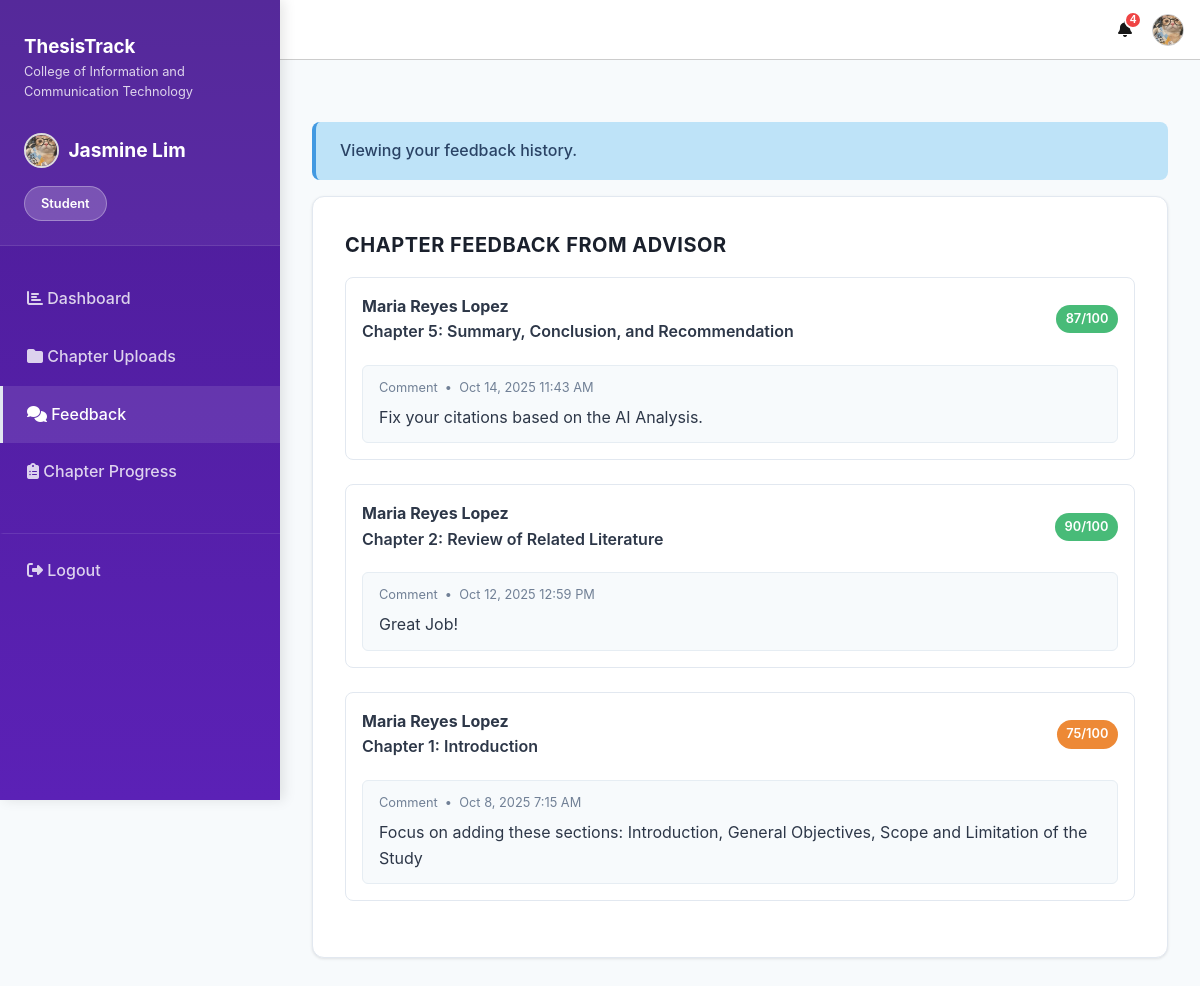
The app's page /Student/student_feedback.php (signed in) with its own data.
### tables this page shows
CREATE TABLE `students` (
  `id` int(11) NOT NULL,
  `first_name` varchar(100) DEFAULT NULL,
  `middle_name` varchar(100) DEFAULT NULL,
  `last_name` varchar(100) DEFAULT NULL,
  `email` varchar(255) DEFAULT NULL,
  `password` varchar(255) DEFAULT NULL,
  `student_id` varchar(50) DEFAULT NULL,
  `year_level` int(11) DEFAULT NULL,
  `section` varchar(50) DEFAULT NULL,
  `course` varchar(50) DEFAULT NULL,
  `status` enum('active','inactive') DEFAULT NULL,
  `profile_picture` varchar(255) DEFAULT NULL,
  `created_at` timestamp NOT NULL DEFAULT current_timestamp(),
  `last_login` timestamp NULL DEFAULT NULL,
  `advisor_id` int(11) DEFAULT NULL,
  `requires_password_change` tinyint(1) DEFAULT 1,
  `updated_at` timestamp NOT NULL DEFAULT current_timestamp() ON UPDATE current_timestamp()
);

CREATE TABLE `chapters` (
  `id` int(11) NOT NULL,
  `group_id` int(11) DEFAULT NULL,
  `chapter_number` int(11) DEFAULT NULL,
  `chapter_name` varchar(255) DEFAULT NULL,
  `filename` varchar(255) DEFAULT NULL,
  `original_filename` varchar(255) DEFAULT NULL,
  `file_size` int(11) DEFAULT NULL,
  `file_type` varchar(50) DEFAULT NULL,
  `file_path` varchar(500) DEFAULT NULL,
  `status` enum('pending','under_review','approved','needs_revision','uploaded') DEFAULT 'pending',
  `version` int(11) DEFAULT 1,
  `is_current` tinyint(1) DEFAULT 1,
  `replaced_by` int(11) DEFAULT NULL,
  `created_at` timestamp NOT NULL DEFAULT current_timestamp(),
  `upload_date` timestamp NOT NULL DEFAULT current_timestamp(),
  `last_reviewed_date` timestamp NULL DEFAULT NULL,
  `review_date` timestamp NULL DEFAULT NULL,
  `reviewer_id` int(11) DEFAULT NULL,
  `reviewer_type` enum('advisor','coordinator') DEFAULT NULL,
  `updated_at` timestamp NOT NULL DEFAULT current_timestamp() ON UPDATE current_timestamp(),
  `relevance_score` int(11) DEFAULT NULL,
  `relevance_feedback` text DEFAULT NULL,
  `relevance_report` longtext DEFAULT NULL,
  `grammar_score` int(11) DEFAULT NULL,
  `grammar_feedback` text DEFAULT NULL,
  `grammar_report` longtext DEFAULT NULL,
  `ai_score` int(11) DEFAULT NULL,
  `ai_feedback` text DEFAULT NULL,
  `ai_report` longtext DEFAULT NULL,
  `completeness_score` int(11) DEFAULT NULL,
  `completeness_feedback` text DEFAULT NULL,
  `completeness_report` longtext DEFAULT NULL,
  `spelling_score` int(11) DEFAULT NULL,
  `spelling_feedback` text DEFAULT NULL,
  `spelling_report` longtext DEFAULT NULL,
  `citation_score` int(11) DEFAULT NULL,
  `citation_feedback` text DEFAULT NULL,
  `citation_report` longtext DEFAULT NULL,
  `formatting_score` int(11) DEFAULT NULL,
  `formatting_feedback` text DEFAULT NULL,
  `formatting_report` longtext DEFAULT NULL,
  `review_score` int(11) DEFAULT NULL,
  `advisor_feedback` text DEFAULT NULL
);

CREATE TABLE `advisors` (
  `id` int(11) NOT NULL,
  `first_name` varchar(100) DEFAULT NULL,
  `middle_name` varchar(100) DEFAULT NULL,
  `last_name` varchar(100) DEFAULT NULL,
  `email` varchar(255) DEFAULT NULL,
  `password` varchar(255) DEFAULT NULL,
  `employee_id` varchar(50) DEFAULT NULL,
  `status` enum('active','inactive') DEFAULT NULL,
  `profile_picture` varchar(255) DEFAULT NULL,
  `created_at` timestamp NOT NULL DEFAULT current_timestamp(),
  `last_login` timestamp NULL DEFAULT NULL,
  `requires_password_change` tinyint(1) DEFAULT NULL,
  `year_handled` int(11) DEFAULT NULL,
  `sections_handled` varchar(255) DEFAULT NULL,
  `department` varchar(100) DEFAULT NULL,
  `specialization` varchar(255) DEFAULT NULL,
  `updated_at` timestamp NOT NULL DEFAULT current_timestamp() ON UPDATE current_timestamp()
);

CREATE TABLE `chapter_comments` (
  `id` int(11) NOT NULL,
  `chapter_id` int(11) DEFAULT NULL,
  `commenter_id` int(11) DEFAULT NULL,
  `commenter_type` enum('advisor','coordinator','student') DEFAULT NULL,
  `comment` text DEFAULT NULL,
  `is_resolved` tinyint(1) DEFAULT 0,
  `created_at` timestamp NOT NULL DEFAULT current_timestamp(),
  `updated_at` timestamp NOT NULL DEFAULT current_timestamp() ON UPDATE current_timestamp()
);

### Student/student_feedback.php (the view, shortened to what this page needs)
<?php
require_once __DIR__ . '/../db/db.php';
$user_id = $_SESSION['user_id'];
$user_name = $_SESSION['name'] ?? '';
$profile_picture = '../images/default-user.png';
try {
    $stmt = $pdo->prepare("SELECT profile_picture FROM students WHERE id = ?");
    $stmt->execute([$user_id]);
    $student = $stmt->fetch();
    if (!empty($student['profile_picture'])) {
        $relative_path = $student['profile_picture'];
        $absolute_path = dirname(__DIR__) . '/' . $relative_path;
        if (file_exists($absolute_path) && is_readable($absolute_path)) {
            $profile_picture = '../' . $relative_path;
        }
    }
} catch (PDOException $e) {
    error_log("Database error fetching profile picture: " . $e->getMessage());
}
$userGroup = null;
if (isset($pdo)) {
    $groupQuery = $pdo->prepare("
        SELECT g.*,
               CONCAT(a.first_name, ' ', a.middle_name, ' ', a.last_name) AS advisor_name
        FROM groups g
        JOIN group_members gm ON g.id = gm.group_id
        LEFT JOIN advisors a ON g.advisor_id = a.id
        WHERE gm.student_id = ?
    ");
    $groupQuery->execute([$user_id]);
    $userGroup = $groupQuery->fetch(PDO::FETCH_ASSOC);
}
$chapters = [];
if ($userGroup && isset($pdo)) {
    $chaptersQuery = $pdo->prepare(
        "SELECT c.*,
                cc.comment AS advisor_comment,
                cc.created_at AS advisor_comment_date,
                cc.commenter_id AS advisor_id_from_comment,
                c.review_score AS review_score,
                c.advisor_feedback AS advisor_feedback_text,
                a.first_name AS advisor_first_name,
                a.middle_name AS advisor_middle_name,
                a.last_name AS advisor_last_name
         FROM chapters c
         LEFT JOIN chapter_comments cc ON cc.chapter_id = c.id AND cc.commenter_type = 'advisor'
         LEFT JOIN groups g ON g.id = c.group_id
         LEFT JOIN advisors a ON g.advisor_id = a.id
         WHERE c.group_id = ?
         ORDER BY c.chapter_number, cc.created_at DESC"
    );
    $chaptersQuery->execute([$userGroup['id']]);
    $chapters = $chaptersQuery->fetchAll(PDO::FETCH_ASSOC);
}
$chapterNames = [
    1 => 'Introduction',
    2 => 'Review of Related Literature',
    3 => 'Methodology',
    4 => 'Results and Discussion',
    5 => 'Summary, Conclusion, and Recommendation'
];
$unread_notifications_count = 0;
try {
    $unreadQuery = $pdo->prepare("
        SELECT COUNT(*) as unread_count
        FROM notifications
        WHERE user_id = ? AND is_read = 0
    ");
    $unreadQuery->execute([$user_id]);
    $unread_result = $unreadQuery->fetch(PDO::FETCH_ASSOC);
    $unread_notifications_count = $unread_result['unread_count'] ?? 0;
} catch (PDOException $e) {
    error_log("Database error fetching notifications: " . $e->getMessage());
}
?>
<!DOCTYPE html>
<html lang="en">
<head>
    <link rel="stylesheet" href="../CSS/student_feedback.css">
</head>
<body>
    <div class="app-container">
        <aside class="sidebar">
            <div class="sidebar-header">
                <h3>ThesisTrack</h3>
                <div class="college-info">College of Information and Communication Technology</div>
                <div class="sidebar-user"><img src="<?php echo htmlspecialchars($profile_picture); ?>"
         class="sidebar-avatar"
         alt="Profile Picture"
         id="sidebarProfileImage" />
                <div class="sidebar-username"><?php echo htmlspecialchars($user_name); ?></div></div>
                <span class="role-badge">Student</span>
            </div>
           <nav class="sidebar-nav">
            <a href="student_dashboard.php" class="nav-item" data-tab="dashboard">
                <i class="fas fa-chart-bar"></i> Dashboard
            </a>
            <a href="student_chap-upload.php" class="nav-item" data-tab="upload">
                <i class="fas fa-folder"></i> Chapter Uploads
            </a>
            <a href="student_feedback.php" class="nav-item active" data-tab="feedback">
                <i class="fas fa-comments"></i> Feedback
            </a>
            <a href="student_kanban-progress.php" class="nav-item" data-tab="kanban">
                <i class="fas fa-clipboard-list"></i> Chapter Progress
            </a>
           <a href="#" id="logoutBtn" class="nav-item logout">
                <i class="fas fa-sign-out-alt"></i> Logout
           </a>
        </nav>
        </aside>
    <div class="content-wrapper">
         <header class="blank-header">
                <div class="topbar-right">
                    <div class="notification-dropdown">
                        <button class="topbar-icon" title="Notifications" id="notificationBtn">
                            <i class="fas fa-bell"></i>
                            <?php if ($unread_notifications_count > 0): ?>
                                <span class="notification-badge" id="notificationBadge">
                                    <?php echo $unread_notifications_count > 9 ? '9+' : $unread_notifications_count; ?>
                                </span>
                            <?php endif; ?>
                        </button>
                    </div>
                <div class="user-info dropdown">
                <img src="<?php echo htmlspecialchars($profile_picture); ?>"
     alt="User Avatar"
     class="user-avatar"
     id="userAvatar"
     tabindex="0" />
      </div>
    </div>
        </header>
        <main class="main-content">
            <div id="feedback" class="tab-content">
                <div class="card">
                   <h3 style="color: #1a202c; font-weight: 700; text-transform: uppercase; letter-spacing: 0.5px;">
                        Chapter Feedback from Advisor
                   </h3>
                    <?php if (!empty($chapters)): ?>
                        <?php
                        $feedbackChapters = array_filter($chapters, function($c) {
                            return !empty($c['advisor_comment']) || !empty($c['advisor_feedback_text']) || !empty($c['advisor_feedback']);
                        });
                        usort($feedbackChapters, function($a, $b) {
                            $aDate = isset($a['advisor_comment_date']) && !empty($a['advisor_comment_date']) ? $a['advisor_comment_date'] : (isset($a['updated_at']) && !empty($a['updated_at']) ? $a['updated_at'] : $a['created_at']);
                            $bDate = isset($b['advisor_comment_date']) && !empty($b['advisor_comment_date']) ? $b['advisor_comment_date'] : (isset($b['updated_at']) && !empty($b['updated_at']) ? $b['updated_at'] : $b['created_at']);
                            return strtotime($bDate) - strtotime($aDate);
                        });
                        ?>
                        <?php if (!empty($feedbackChapters)): ?>
                            <?php
                                $grouped = [];
                                foreach ($feedbackChapters as $item) {
                                    $num = $item['chapter_number'] ?? 0;
                                    if (!isset($grouped[$num])) $grouped[$num] = [];
                                    $grouped[$num][] = $item;
                                }
                            ?>
                            <?php foreach ($grouped as $chapterNum => $items): ?>
                                <?php
                                    $latest = $items[0];
                                    $advisorName = trim((($latest['advisor_first_name'] ?? '') . ' ' . ($latest['advisor_middle_name'] ?? '') . ' ' . ($latest['advisor_last_name'] ?? '')));
                                    $displayScore = $latest['review_score'] ?? $latest['score'] ?? null;
                                ?>
                                <div class="feedback-item">
                                    <div class="feedback-header">
                                        <div>
                                            <strong><?php echo htmlspecialchars($advisorName); ?></strong>
                                            <div class="feedback-chapter">Chapter <?php echo htmlspecialchars($chapterNum); ?>: <?php echo htmlspecialchars($chapterNames[$chapterNum] ?? 'N/A'); ?></div>
                                        </div>
                                        <div style="text-align:right;">
                                            <?php if (!is_null($displayScore) && $displayScore !== ''): ?>
                                                <div style="background: <?php echo ($displayScore < 80 && $displayScore >= 60) ? '#ed8936' : (($displayScore < 60) ? '#f56565' : '#48bb78'); ?>; color: white; padding: 0.25rem 0.6rem; border-radius: 15px; font-size: 0.8rem; font-weight: 600; margin-bottom: 0.5rem;">
                                                    <?php echo htmlspecialchars($displayScore); ?>/100
                                                </div>
                                            <?php endif; ?>
                                        </div>
                                    </div>
                                    <div class="comment-history">
                                        <?php foreach ($items as $it): ?>
                                            <?php
                                                $commentText = $it['advisor_comment'] ?? null;
                                                $commentDate = $it['advisor_comment_date'] ?? null;
                                                $source = !empty($it['advisor_comment']) ? 'Comment' : (!empty($it['advisor_feedback_text']) || !empty($it['advisor_feedback']) ? 'Advisor Note' : '');
                                            ?>
                                            <?php if (!empty($commentText)): ?>
                                                <div class="comment-card">
                                                    <div class="comment-meta">
                                                        <span><?php echo htmlspecialchars($source ?: 'Advisor'); ?></span>
                                                        &nbsp;•&nbsp;
                                                        <span><?php echo date('M j, Y g:i A', strtotime($commentDate)); ?></span>
                                                    </div>
                                                    <div class="comment-body">
                                                        <p style="margin:0; color:#2d3748; line-height:1.6;"><?php echo nl2br(htmlspecialchars($commentText)); ?></p>
                                                    </div>
                                                </div>
                                            <?php endif; ?>
                                        <?php endforeach; ?>
                                    </div>
                                </div>
                            <?php endforeach; ?>
                        <?php else: ?>
                            <p>No feedback received yet.</p>
                        <?php endif; ?>
                    <?php else: ?>
                        <p>No group chapters found to display feedback.</p>
                    <?php endif; ?>
                </div>
            </div>
        </main>
    </div>
</body>
</html>
    <link rel="stylesheet" href="../CSS/session_timeout.css">
</body>
</html>

### records on screen
students: profile_picture (picture)
chapters: advisors.first_name+middle_name+last_name "Maria Reyes Lopez", chapterNum "5", chapterNum "Summary, Conclusion, and Recommendation", review_score "87", chapter_comments.comment "Comment", chapter_comments.created_at "Oct 14, 2025 11:43 AM", chapter_comments.comment "Fix your citations based on the AI Analysis."
chapters: advisors.first_name+middle_name+last_name "Maria Reyes Lopez", chapterNum "2", chapterNum "Review of Related Literature", review_score "90", chapter_comments.comment "Comment", chapter_comments.created_at "Oct 12, 2025 12:59 PM", chapter_comments.comment "Great Job!"
chapters: advisors.first_name+middle_name+last_name "Maria Reyes Lopez", chapterNum "1", chapterNum "Introduction", review_score "75", chapter_comments.comment "Comment", chapter_comments.created_at "Oct 8, 2025 7:15 AM", chapter_comments.comment "Focus on adding these sections: Introduction, General Objectives, Scope and Limitation of the Study"

### other values on screen
$user_name "Jasmine Lim"
$unread_notifications_count "4"
